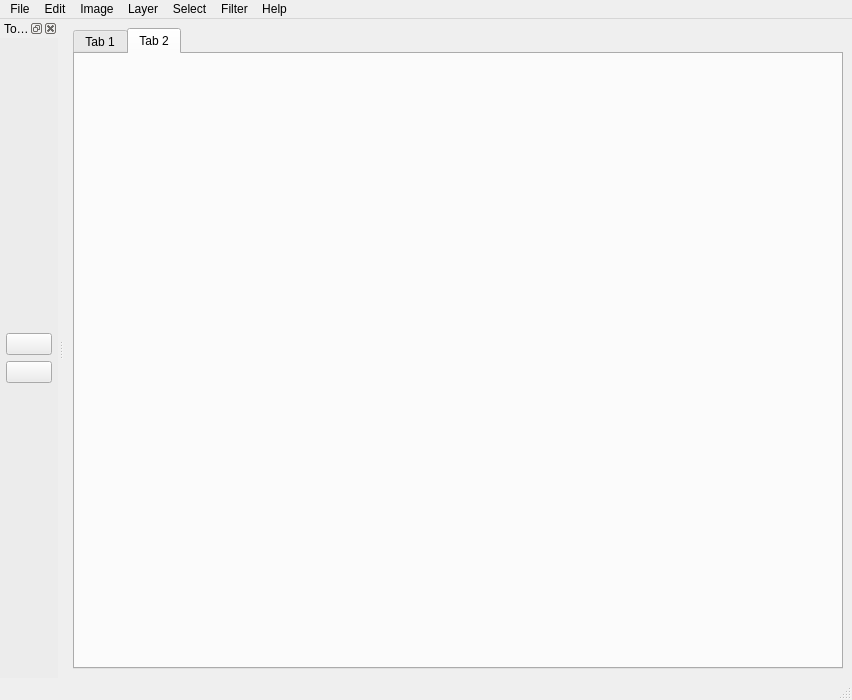
<?xml version="1.0" encoding="UTF-8"?>
<ui version="4.0">
 <class>MainWindow</class>
 <widget class="QMainWindow" name="MainWindow">
  <property name="geometry">
   <rect>
    <x>0</x>
    <y>0</y>
    <width>852</width>
    <height>700</height>
   </rect>
  </property>
  <property name="windowTitle">
   <string>NeoIMP 1.0.0</string>
  </property>
  <property name="documentMode">
   <bool>false</bool>
  </property>
  <widget class="QWidget" name="centralwidget">
   <layout class="QGridLayout" name="gridLayout_2">
    <item row="0" column="0">
     <widget class="QTabWidget" name="tabWidget">
      <property name="sizePolicy">
       <sizepolicy hsizetype="Expanding" vsizetype="Expanding">
        <horstretch>0</horstretch>
        <verstretch>0</verstretch>
       </sizepolicy>
      </property>
      <property name="maximumSize">
       <size>
        <width>16777215</width>
        <height>16777215</height>
       </size>
      </property>
      <property name="currentIndex">
       <number>1</number>
      </property>
      <widget class="QWidget" name="tab">
       <attribute name="title">
        <string>Tab 1</string>
       </attribute>
      </widget>
      <widget class="QWidget" name="tab_2">
       <attribute name="title">
        <string>Tab 2</string>
       </attribute>
      </widget>
     </widget>
    </item>
   </layout>
  </widget>
  <widget class="QMenuBar" name="menubar">
   <property name="geometry">
    <rect>
     <x>0</x>
     <y>0</y>
     <width>852</width>
     <height>22</height>
    </rect>
   </property>
   <widget class="QMenu" name="menuFile">
    <property name="title">
     <string>File</string>
    </property>
    <addaction name="action_New"/>
    <addaction name="action_Open"/>
    <addaction name="separator"/>
    <addaction name="actionE_xit"/>
   </widget>
   <widget class="QMenu" name="menuEdit">
    <property name="title">
     <string>Edit</string>
    </property>
   </widget>
   <widget class="QMenu" name="menuImage">
    <property name="title">
     <string>Image</string>
    </property>
   </widget>
   <widget class="QMenu" name="menuLayer">
    <property name="title">
     <string>Layer</string>
    </property>
   </widget>
   <widget class="QMenu" name="menuFilter">
    <property name="title">
     <string>Filter</string>
    </property>
   </widget>
   <widget class="QMenu" name="menuHelp">
    <property name="title">
     <string>Help</string>
    </property>
   </widget>
   <widget class="QMenu" name="menuSelect">
    <property name="title">
     <string>Select</string>
    </property>
   </widget>
   <addaction name="menuFile"/>
   <addaction name="menuEdit"/>
   <addaction name="menuImage"/>
   <addaction name="menuLayer"/>
   <addaction name="menuSelect"/>
   <addaction name="menuFilter"/>
   <addaction name="menuHelp"/>
  </widget>
  <widget class="QStatusBar" name="statusbar"/>
  <widget class="QDockWidget" name="Toolbar">
   <property name="sizePolicy">
    <sizepolicy hsizetype="Preferred" vsizetype="Minimum">
     <horstretch>0</horstretch>
     <verstretch>0</verstretch>
    </sizepolicy>
   </property>
   <property name="contextMenuPolicy">
    <enum>Qt::ActionsContextMenu</enum>
   </property>
   <property name="styleSheet">
    <string notr="true">background-color: rgb(236, 236, 236);</string>
   </property>
   <property name="floating">
    <bool>false</bool>
   </property>
   <property name="allowedAreas">
    <set>Qt::LeftDockWidgetArea|Qt::RightDockWidgetArea</set>
   </property>
   <property name="windowTitle">
    <string>Tools</string>
   </property>
   <attribute name="dockWidgetArea">
    <number>1</number>
   </attribute>
   <widget class="QWidget" name="ToolbarContents">
    <layout class="QGridLayout" name="gridLayout">
     <property name="leftMargin">
      <number>6</number>
     </property>
     <property name="topMargin">
      <number>6</number>
     </property>
     <property name="rightMargin">
      <number>6</number>
     </property>
     <property name="bottomMargin">
      <number>6</number>
     </property>
     <item row="0" column="1">
      <layout class="QGridLayout" name="gridLayout_3">
       <property name="verticalSpacing">
        <number>6</number>
       </property>
       <item row="0" column="0">
        <widget class="QPushButton" name="SelectButton">
         <property name="text">
          <string/>
         </property>
         <property name="icon">
          <iconset resource="Icons.qrc">
           <normaloff>:/icons/Icons/selection.png</normaloff>:/icons/Icons/selection.png</iconset>
         </property>
        </widget>
       </item>
       <item row="1" column="0">
        <widget class="QPushButton" name="CageButton">
         <property name="text">
          <string/>
         </property>
         <property name="icon">
          <iconset resource="Icons.qrc">
           <normaloff>:/icons/Icons/cage.png</normaloff>:/icons/Icons/cage.png</iconset>
         </property>
        </widget>
       </item>
      </layout>
     </item>
    </layout>
   </widget>
  </widget>
  <action name="actionE_xit">
   <property name="text">
    <string>E&amp;xit</string>
   </property>
  </action>
  <action name="action_New">
   <property name="text">
    <string>&amp;New...</string>
   </property>
   <property name="shortcut">
    <string>Ctrl+N</string>
   </property>
  </action>
  <action name="action_Open">
   <property name="text">
    <string>&amp;Open...</string>
   </property>
   <property name="shortcut">
    <string>Ctrl+O</string>
   </property>
  </action>
 </widget>
 <resources>
  <include location="Icons.qrc"/>
 </resources>
 <connections/>
</ui>
